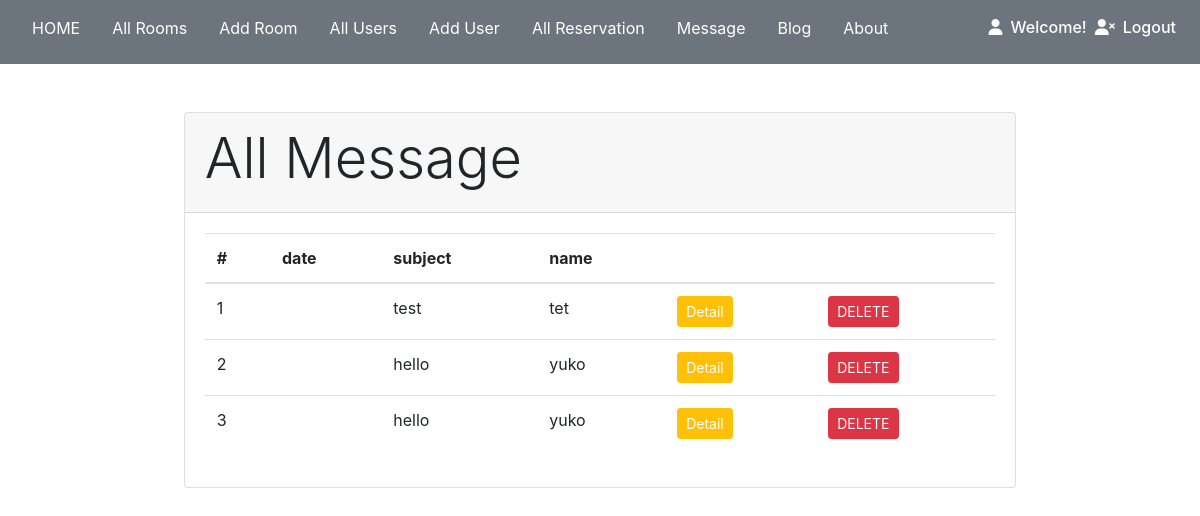
/message.php, run on the app's committed database.
### tables this page shows
CREATE TABLE `contact` (
  `contact_id` int(11) NOT NULL,
  `message` varchar(1000) NOT NULL,
  `name` varchar(50) NOT NULL,
  `email` varchar(50) NOT NULL,
  `subject` varchar(50) NOT NULL
);

### class/database.php (called while the page is built, shortened)
<?php
    class Database{
        private $servername = "localhost";
        private $username = "root";
        private $password = "root";
        private $databasename = "hotel";
        public function __construct(){
            $this->conn = new mysqli($this->servername,$this->username,$this->password,$this->databasename);
            return $this->conn;
        }
    }
?>

### class/user.php (called while the page is built, shortened)
<?php
    require_once 'database.php';
    class User extends Database{
        public function getMessage(){
            $sql = "SELECT * FROM contact";
            $result = $this->conn->query($sql);
            $rows = array();
            while($row = $result->fetch_assoc()){
                $rows[] = $row;
            }
            return $rows;
        }
    }
?>

### message.php (the view, shortened to what this page needs)
<?php
    require_once 'class/user.php';
    $user = new User();
    $result = $user->getMessage();
?>
<!DOCTYPE html>
<html lang="en">
<head>
    <link rel="stylesheet" href="https://stackpath.bootstrapcdn.com/bootstrap/4.3.1/css/bootstrap.min.css">
</head>
<body>
<nav class="navbar navbar-expand-lg navbar-white bg-secondary text-white">
        <ul class="nav navbar-nav mr-auto pb-0 mb-0">
            <li class="nav-item">
                <a href="index.php" class="nav-link text-white pb-0 px-3"><p>HOME</p></a>
            </li>
            <li class="nav-item">
                <a href="allRooms.php" class="nav-link text-white pb-0 px-3"><p>    All Rooms</p></a>
            </li>
            <li class="nav-item">
                <a href="addRoom.php" class="nav-link text-white pb-0 px-3"><p>    Add Room</p></a>
            </li>
            <li class="nav-item">
                <a href="allUsers.php" class="nav-link text-white pb-0 px-3"><p>    All Users</p></a>
            </li>
            <li class="nav-item">
                <a href="register/register.php" class="nav-link text-white pb-0 px-3"><p>    Add User</p></a>
            </li>
            <li class="nav-item">
                <a href="allReservation.php" class="nav-link text-white pb-0 px-3"><p>    All Reservation</p></a>
            </li>
            <li class="nav-item">
                <a href="message.php" class="nav-link text-white pb-0 px-3"><p>    Message</p></a>
            </li>
            <li class="nav-item">
                <a href="blog.php" class="nav-link text-white pb-0 px-3"><p>    Blog</p></a>
            </li>
            <li class="nav-item">
                <a href="about.php" class="nav-link text-white pb-0 px-3"><p>    About</p></a>
            </li>
        </ul>
        <ul  class="nav navbar-nav float-right">
            <li>
                <?php
                    $loginid = $_SESSION['userid'];
                    echo "<h6><i class='fas fa-user'></i><a href='menuAdmin.php?id=".$loginid."' class='nav-link text-white d-inline pb-0'>Welcome! ".$_SESSION['fname']."</a></h6>";
                ?>
            </li>
            <li>
                <h6><i class="fas fa-user-times"></i><a href="logout.php" class="nav-link text-white d-inline pb-0">Logout</a></h6>
            </li>
        </ul>
    </nav>
    <div class="container mt-5">
        <div class="card w-75 mx-auto">
            <div class="card-header">
                <h3 class="display-4">All Message</h3>
            </div>
            <div class="card-body">
                <table class="table">
                    <thead>
                        <th>#</th>
                        <th>date</th>
                        <th>subject</th>
                        <th>name</th>
                        <th></th>
                        <th></th>
                    </thead>
                    <tbody>
                    <?php
                        foreach ($result as $row) {
                            $id = $row['contact_id'];
                            echo "
                            <tr>
                                <td>".$row['contact_id']."</td>
                                <td>".$row['date']."</td>
                                <td>".$row['subject']."</td>
                                <td>".$row['name']."</td>
                                <td><a href='messageDetail.php?id=$id' class='btn btn-warning text-white btn-sm'>Detail</a></td>
                                <td><a href='action/userAction.php?actiontype=delete_message&contact_id=$id' class='btn btn-danger btn-sm'>DELETE</a></td>
                            </tr>";
                        }
                    ?>
                    </tbody>
                </table>
            </div>
        </div>
    </div>
</body>
</html>

### data on the page
contact: contact_id "1", subject "test", name "tet"
contact: contact_id "2", subject "hello", name "yuko"
contact: contact_id "3", subject "hello", name "yuko"
